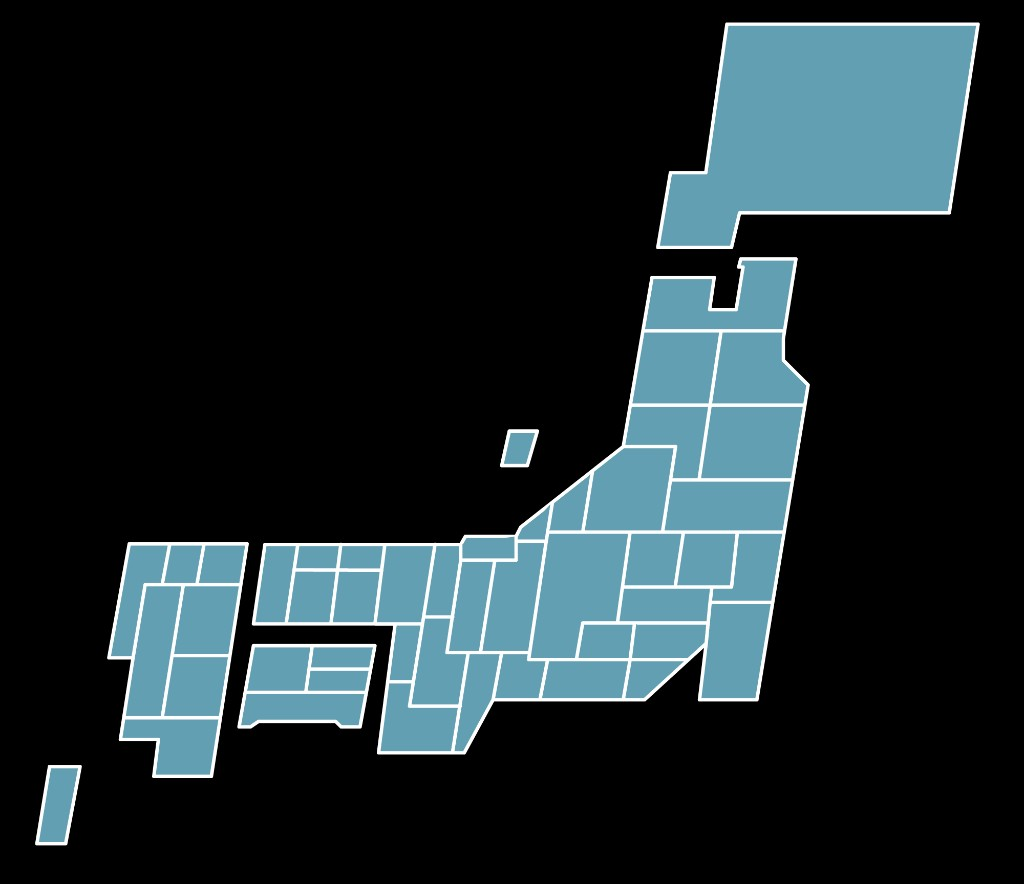
#> input picture japan-map-cute.png, 1024 x 884 px; its folder holds only this picture in this run
$ python -i normalize_municipality_logos.py   (imports and definitions only)
#> lines starting #> are read from the running program, lines starting #| are printed output that depends on the picture
#> in normalize_file, im is the input picture: PIL image 1024x884 RGB; mean R, G, B 28.6, 41.2, 45.2
#> in trim_rgba, `alpha = im.split()[3]`: alpha: PIL image 1024x884 L; every value is 255
#!/usr/bin/env python3
"""Trim whitespace / transparency and scale municipality logos to a uniform height."""
from __future__ import annotations

import sys
from pathlib import Path

try:
    from PIL import Image
except ImportError:
    sys.path.insert(0, str(Path(__file__).resolve().parent.parent / ".pypi-local"))
    from PIL import Image

TARGET_HEIGHT = 72
PAD = 6
WHITE_TOL = 18


def bbox_non_white(im: Image.Image) -> tuple[int, int, int, int] | None:
    im = im.convert("RGB")
    w, h = im.size
#> w = 1024; h = 884
    px = im.load()
    min_x, min_y = w, h
#> min_x = 1024; min_y = 884
    max_x, max_y = 0, 0
    found = False
    for y in range(h):
        for x in range(w):
            r, g, b = px[x, y]
            if not (
                r >= 255 - WHITE_TOL
                and g >= 255 - WHITE_TOL
                and b >= 255 - WHITE_TOL
            ):
                found = True
                min_x = min(min_x, x)
                min_y = min(min_y, y)
                max_x = max(max_x, x)
                max_y = max(max_y, y)
    if not found:
        return None
    return (min_x, min_y, max_x + 1, max_y + 1)


def trim_rgba(im: Image.Image) -> Image.Image:
    im = im.convert("RGBA")
    alpha = im.split()[3]
    if alpha.getextrema()[0] < 255:
        bbox = alpha.getbbox()
        if bbox:
            im = im.crop(bbox)
    bbox2 = bbox_non_white(im.convert("RGB"))
#> bbox2 = (0, 0, 1024, 884)
    if bbox2:
        im = im.crop(bbox2)
    return im


def normalize_file(path: Path) -> tuple[int, int]:
    im = Image.open(path)
    im = trim_rgba(im)
    w, h = im.size
#> w = 1024; h = 884
    if h == 0:
        raise ValueError(f"empty image after trim: {path}")
    new_h = TARGET_HEIGHT
    new_w = max(1, round(w * new_h / h))
#> new_w = 83
    im = im.resize((new_w, new_h), Image.Resampling.LANCZOS)
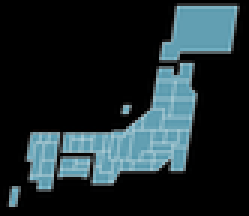
#> im: PIL image 83x72 RGBA (shown 3 times larger); mean R, G, B, A 29, 41.7, 45.6, 255
    if im.mode != "RGBA":
        im = im.convert("RGBA")
    if PAD:
        canvas = Image.new("RGBA", (new_w + 2 * PAD, new_h + 2 * PAD), (0, 0, 0, 0))
#> canvas: PIL image 95x84 RGBA; every value is 0
        canvas.paste(im, (PAD, PAD), im)
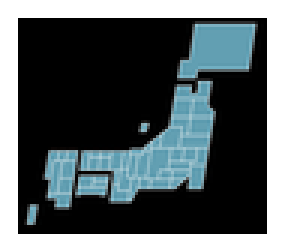
#> canvas: PIL image 95x84 RGBA (shown 3 times larger); mean R, G, B, A 21.7, 31.2, 34.2, 191; transparent parts drawn white
        im = canvas
    im.save(path, "PNG", optimize=True)
    return im.size


def main() -> None:
    root = Path(__file__).resolve().parent.parent
    logos = sorted((root / "assets/logos/municipalities").glob("[0-9]*.png"))
    if not logos:
        print("No PNG files found in assets/logos/municipalities/", file=sys.stderr)
        sys.exit(1)
    for path in logos:
        w, h = normalize_file(path)
        print(f"{path.name}: {w}x{h}")


# [2 lines not run here, left out]

>>> result = normalize_file('../japan-map-cute.png')
#> result = (95, 84)
